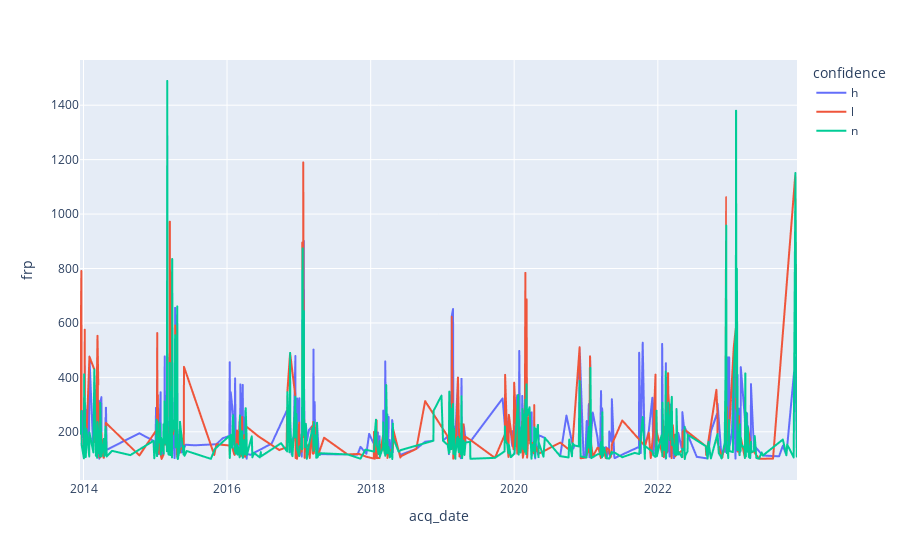

The notebook cell saved with this chart:
### Code cell
a = df_archive[['acq_date', 'brightness', 'confidence', 'frp', 'daynight', 'bright_t31']].copy()
a['year'] = a['acq_date'].dt.year
a['month'] = a['acq_date'].dt.month
a['date'] = a['acq_date'].dt.date
a['year-month'] = a['acq_date'].dt.to_period('M').astype(str)
a = a.groupby(['acq_date', 'confidence'])['frp', 'brightness', 'bright_t31'].max().reset_index()
a = a[a['frp'] > 100]
px.line(a, x='acq_date', y='frp', color='confidence')

### Figure 1 — Plotly figure (JSON) as saved in the notebook; plotly's stock layout.template omitted (floating-point values rounded to 4 significant figures; data arrays with more than 128 entries replaced by an {"elided": "..."} marker saying what was removed)
{"data": [{"hovertemplate": "confidence=h<br>acq_date=%{x}<br>frp=%{y}<extra></extra>", "legendgroup": "h", "line": {"color": "#636efa", "dash": "solid"}, "marker": {"symbol": "circle"}, "mode": "lines", "name": "h", "showlegend": true, "type": "scattergl", "x": {"elided": "507 str values"}, "xaxis": "x", "y": {"elided": "507 float values"}, "yaxis": "y"}, {"hovertemplate": "confidence=l<br>acq_date=%{x}<br>frp=%{y}<extra></extra>", "legendgroup": "l", "line": {"color": "#EF553B", "dash": "solid"}, "marker": {"symbol": "circle"}, "mode": "lines", "name": "l", "showlegend": true, "type": "scattergl", "x": {"elided": "349 str values"}, "xaxis": "x", "y": {"elided": "349 float values"}, "yaxis": "y"}, {"hovertemplate": "confidence=n<br>acq_date=%{x}<br>frp=%{y}<extra></extra>", "legendgroup": "n", "line": {"color": "#00cc96", "dash": "solid"}, "marker": {"symbol": "circle"}, "mode": "lines", "name": "n", "showlegend": true, "type": "scattergl", "x": {"elided": "493 str values"}, "xaxis": "x", "y": {"elided": "493 float values"}, "yaxis": "y"}], "layout": {"legend": {"title": {"text": "confidence"}, "tracegroupgap": 0}, "margin": {"t": 60}, "xaxis": {"anchor": "y", "domain": [0, 1], "title": {"text": "acq_date"}}, "yaxis": {"anchor": "x", "domain": [0, 1], "title": {"text": "frp"}}}}
